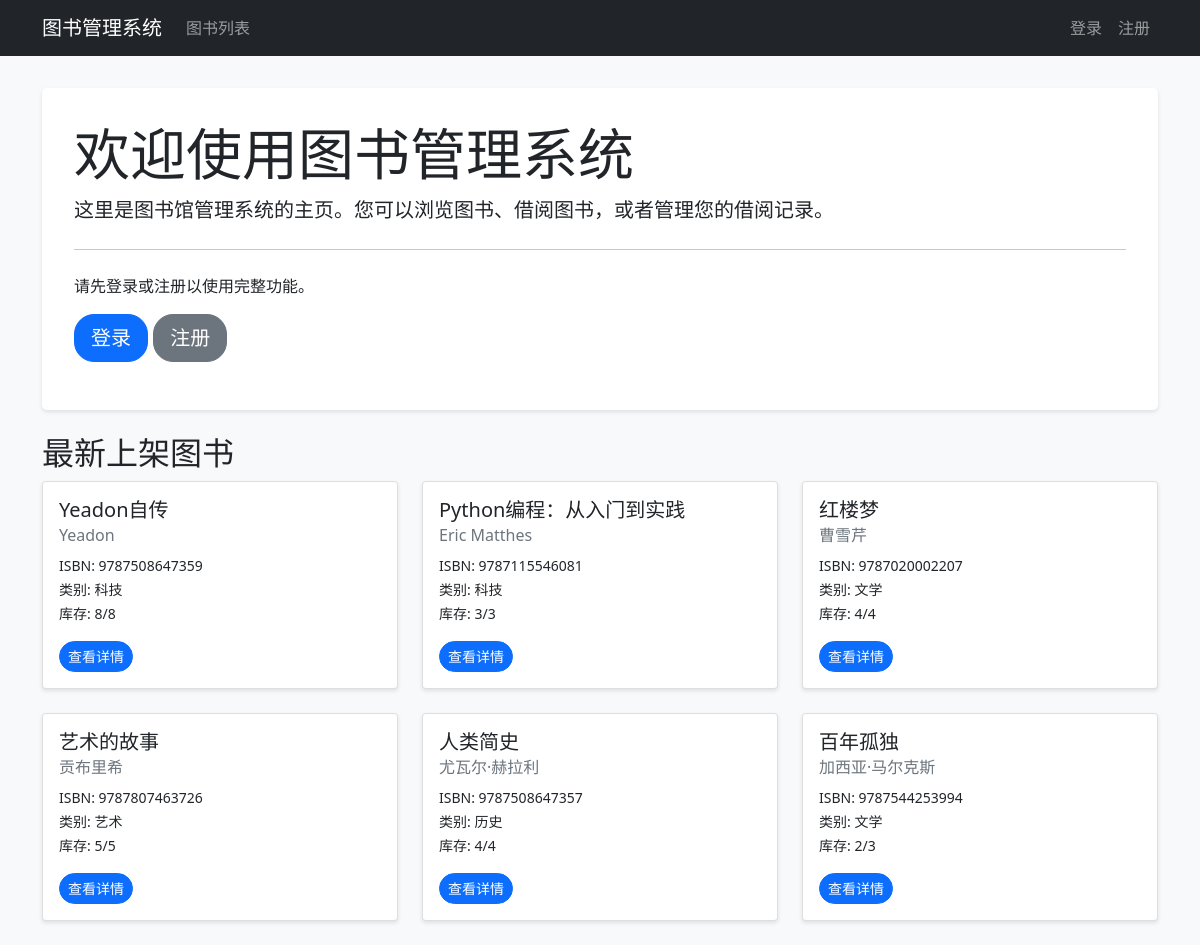
The page / on the database its author committed.
### app/models/book.py (models this page shows)
class Book(db.Model):
    __tablename__ = 'books'
    id = db.Column(db.Integer, primary_key=True)
    isbn = db.Column(db.String(13), unique=True, nullable=False)
    title = db.Column(db.String(200), nullable=False)
    author = db.Column(db.String(100), nullable=False)
    publisher = db.Column(db.String(100))
    publish_date = db.Column(db.Date)
    category = db.Column(db.String(50))
    total_copies = db.Column(db.Integer, default=1)
    available_copies = db.Column(db.Integer, default=1)
    loans = db.relationship('Loan', backref='book', lazy=True)

### app/routes/main.py (the view)
@bp.route('/')
def index():
    recent_books = Book.query.order_by(Book.id.desc()).limit(6).all()
    return render_template('main/index.html', recent_books=recent_books)

### app/templates/main/index.html
{% extends "base.html" %}
{% block content %}
<div class="jumbotron">
    <h1 class="display-4">欢迎使用图书管理系统</h1>
    <p class="lead">这里是图书馆管理系统的主页。您可以浏览图书、借阅图书，或者管理您的借阅记录。</p>
    <hr class="my-4">
    {% if not current_user.is_authenticated %}
    <p>请先登录或注册以使用完整功能。</p>
    <p class="lead">
        <a class="btn btn-primary btn-lg" href="{{ url_for('auth.login') }}" role="button">登录</a>
        <a class="btn btn-secondary btn-lg" href="{{ url_for('auth.register') }}" role="button">注册</a>
    </p>
    {% endif %}
</div>
{% if recent_books %}
<h2 class="mt-4">最新上架图书</h2>
<div class="row">
    {% for book in recent_books %}
    <div class="col-md-4 mb-4">
        <div class="card h-100">
            <div class="card-body">
                <h5 class="card-title">{{ book.title }}</h5>
                <h6 class="card-subtitle mb-2 text-muted">{{ book.author }}</h6>
                <p class="card-text">
                    <small>ISBN: {{ book.isbn }}</small><br>
                    <small>类别: {{ book.category }}</small><br>
                    <small>库存: {{ book.available_copies }}/{{ book.total_copies }}</small>
                </p>
                <a href="{{ url_for('book.book_detail', id=book.id) }}" class="btn btn-primary btn-sm">查看详情</a>
            </div>
        </div>
    </div>
    {% endfor %}
</div>
{% endif %}
{% endblock %}

### app/templates/base.html (shortened to what this page needs)
<!DOCTYPE html>
<html lang="zh">
<head>
    <link rel="stylesheet" href="https://cdn.jsdelivr.net/npm/bootstrap@5.1.3/dist/css/bootstrap.min.css">
    <link rel="stylesheet" href="{{ url_for('static', filename='css/style.css') }}">
</head>
<body>
    <nav class="navbar navbar-expand-lg navbar-dark bg-dark">
        <div class="container">
            <a class="navbar-brand" href="{{ url_for('main.index') }}">图书管理系统</a>
            <div class="collapse navbar-collapse" id="navbarNav">
                <ul class="navbar-nav me-auto">
                    <li class="nav-item">
                        <a class="nav-link" href="{{ url_for('book.book_list') }}">图书列表</a>
                    </li>
                </ul>
                <ul class="navbar-nav">
                    {% if current_user.is_authenticated %}
                        <li class="nav-item">
                            <span class="nav-link">{{ current_user.username }}</span>
                        </li>
                        <li class="nav-item">
                            <a class="nav-link" href="{{ url_for('auth.logout') }}">退出</a>
                        </li>
                    {% else %}
                        <li class="nav-item">
                            <a class="nav-link" href="{{ url_for('auth.login') }}">登录</a>
                        </li>
                        <li class="nav-item">
                            <a class="nav-link" href="{{ url_for('auth.register') }}">注册</a>
                        </li>
                    {% endif %}
                </ul>
            </div>
        </div>
    </nav>
    <div class="container mt-4">
        {% block content %}{% endblock %}
    </div>
</body>
</html>

### app/static/css/style.css (style rules this page uses)
body { background-color: #f8f9fa; }
.navbar { margin-bottom: 2rem; }
.card { box-shadow: 0 2px 4px rgba(0,0,0,0.1); transition: transform 0.2s; }
.btn { border-radius: 20px; }
.jumbotron { background-color: #fff; padding: 2rem; border-radius: .3rem; box-shadow: 0 2px 4px rgba(0,0,0,0.1); }

### rows shown on the page
Book: title "Yeadon自传", author "Yeadon", isbn "9787508647359", category "科技", available_copies "8", total_copies "8"
Book: title "Python编程：从入门到实践", author "Eric Matthes", isbn "9787115546081", category "科技", available_copies "3", total_copies "3"
Book: title "红楼梦", author "曹雪芹", isbn "9787020002207", category "文学", available_copies "4", total_copies "4"
Book: title "艺术的故事", author "贡布里希", isbn "9787807463726", category "艺术", available_copies "5", total_copies "5"
Book: title "人类简史", author "尤瓦尔·赫拉利", isbn "9787508647357", category "历史", available_copies "4", total_copies "4"
Book: title "百年孤独", author "加西亚·马尔克斯", isbn "9787544253994", category "文学", available_copies "2", total_copies "3"
